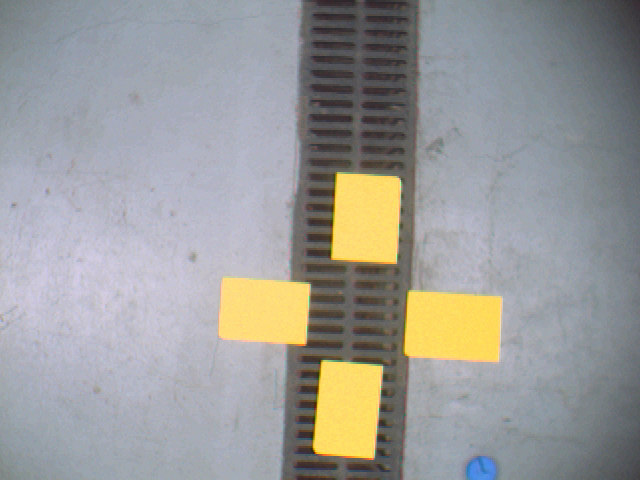
#> input picture ED8/yellowtargets.png, 640 x 480 px
$ jupyter execute --allow-errors ED8_Ruan_Oliveira_de_Jesus.ipynb
#> lines starting #> are read from the running program, lines starting #| are printed output that depends on the picture
[cell 1]
import cv2 as cv
import matplotlib.pyplot as plt
import numpy as np
import sys
import sklearn

[cell 2]
img = cv.imread('yellowtargets.png')
#> img is the input picture: shape (480, 640, 3); mean B, G, R 153.5, 155.1, 154.9

if img is None:
    print("nao foi possivel ler a imagem")
else:
    print("imagem lida")

plt.imshow(cv.cvtColor(img, cv.COLOR_BGR2RGB))
plt.axis('off')
plt.show()

[cell 3]
img_float = img.astype(np.float64) / 255.0
soma_canais = img_float.sum(axis=2)
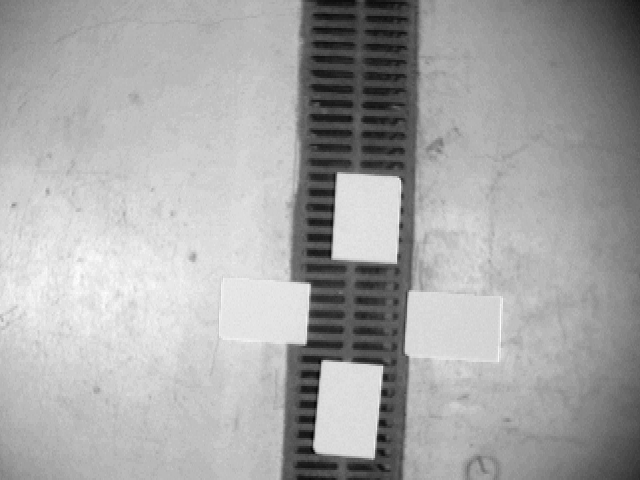
#> soma_canais: shape (480, 640) float64; min 0.384, max 2.57, mean 1.82; drawn with min black and max white

plt.imshow(soma_canais, cmap='gray')
plt.title("Soma das Intensidades (R+G+B)")
plt.axis('off')
plt.show()

[cell 4]
soma = img.sum(axis=2, keepdims=True) + 1e-5

img_norm = img / soma
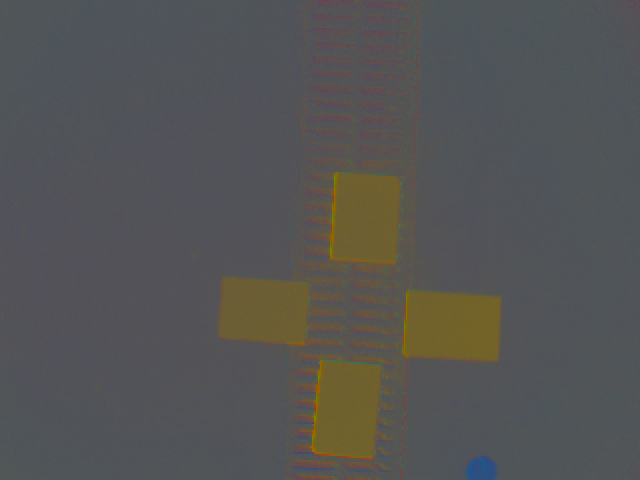
#> img_norm: shape (480, 640, 3) float64; mean B, G, R 0.332, 0.334, 0.334

b, g, r = cv.split(img_norm)
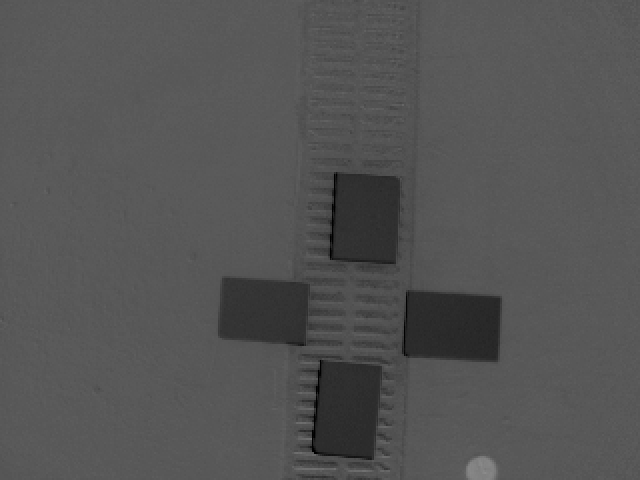
#> b: shape (480, 640) float64; min 0, max 0.55, mean 0.332
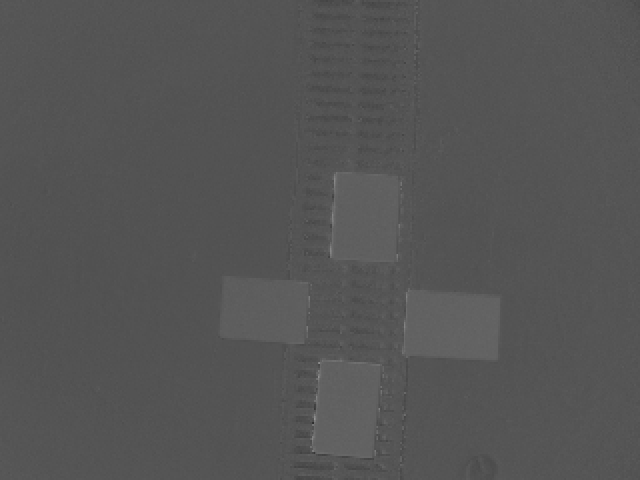
#> g: shape (480, 640) float64; min 0.174, max 0.598, mean 0.334

fig, (ax1, ax2, ax3) = plt.subplots(nrows=1, ncols=3, figsize=(15, 5))

ax1.imshow(r, cmap='gray')
ax1.set_title('Red (r)')
ax1.axis('off')

ax2.imshow(g, cmap='gray')
ax2.set_title('Green (g)')
ax2.axis('off')

ax3.imshow(b, cmap='gray')
ax3.set_title('Blue (b)')
ax3.axis('off')

plt.tight_layout()
plt.show()

[cell 5]
fig, ax = plt.subplots(figsize=(6, 6))
ax.scatter(r.ravel(), g.ravel(), s=0.6)
ax.set(xlim=(0, 1),
       ylim=(0, 1),
       xlabel='r',
       ylabel='g',
       title='Chromaticity Diagram RG')

plt.show()
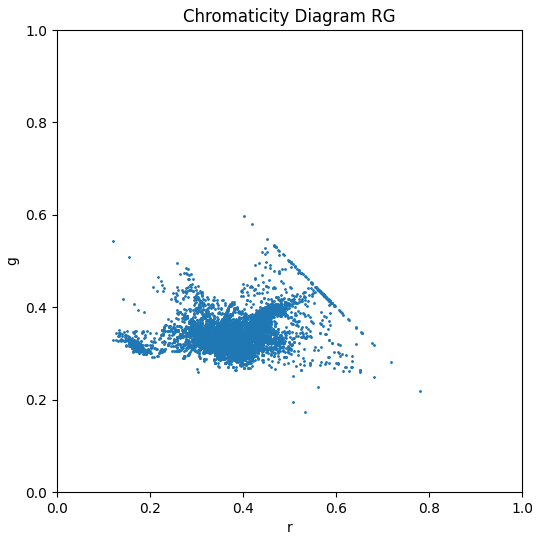
#> figure drawn by matplotlib, 1 panel
